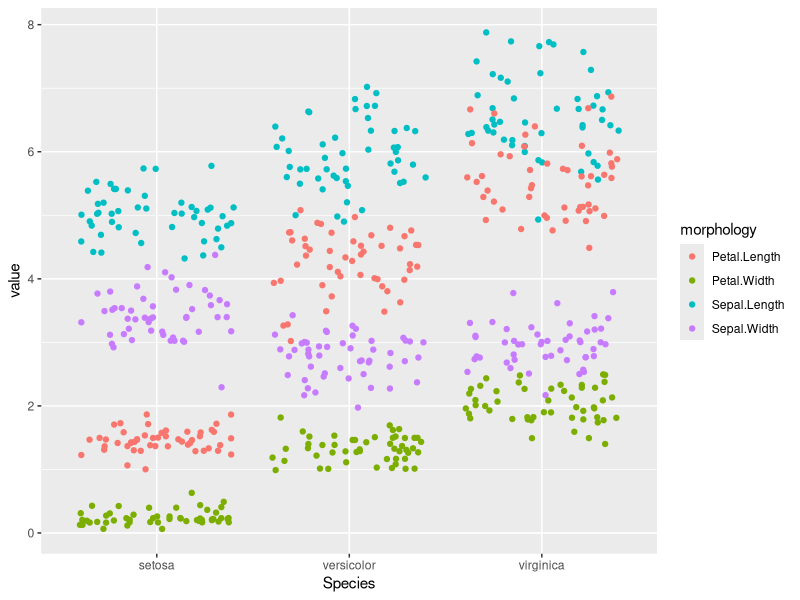
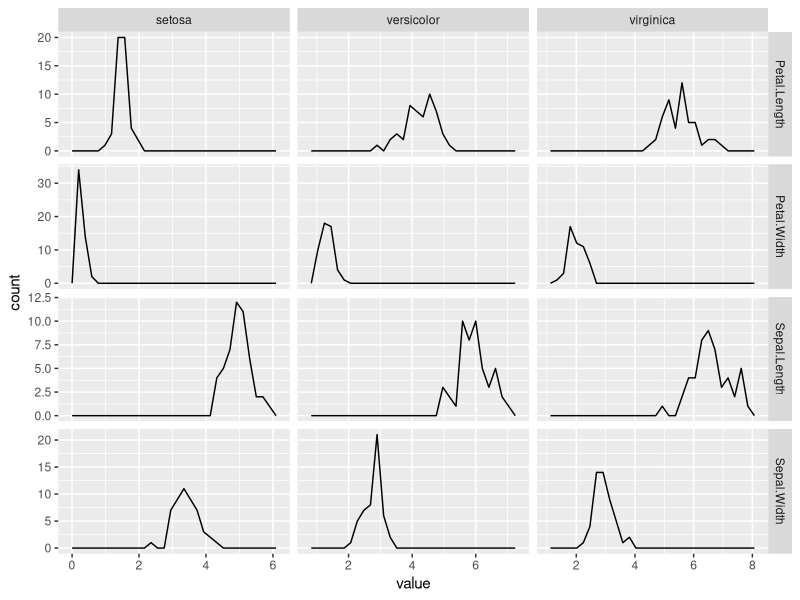
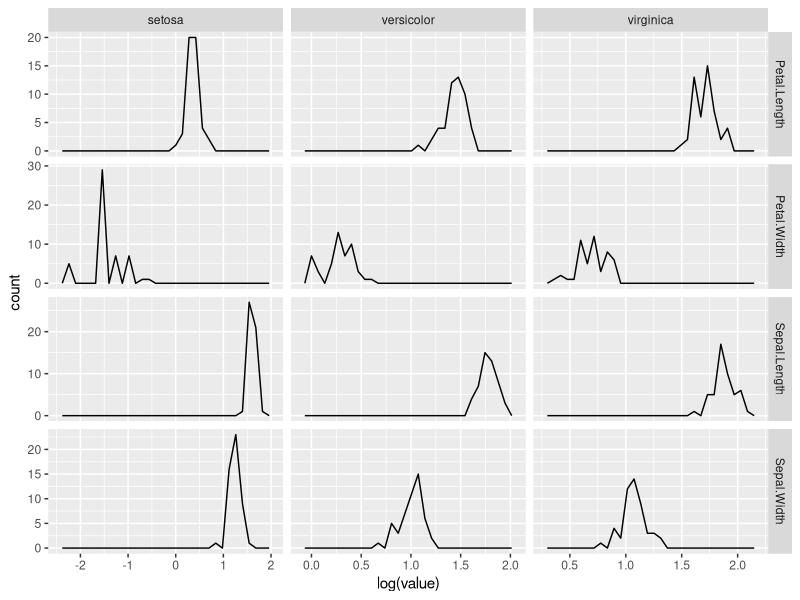
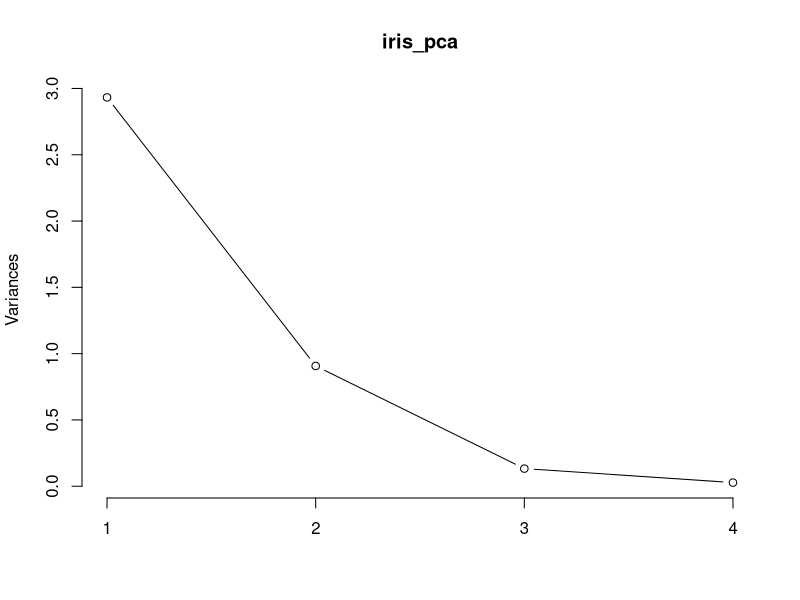
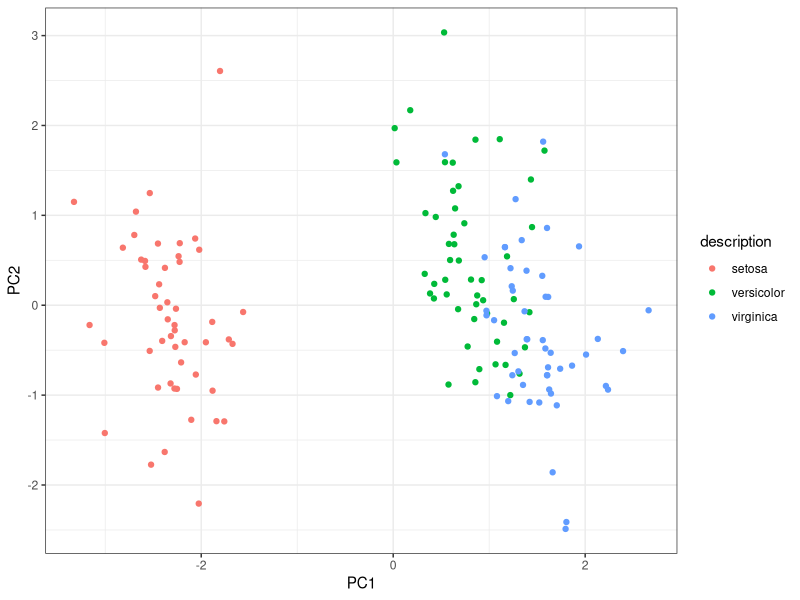
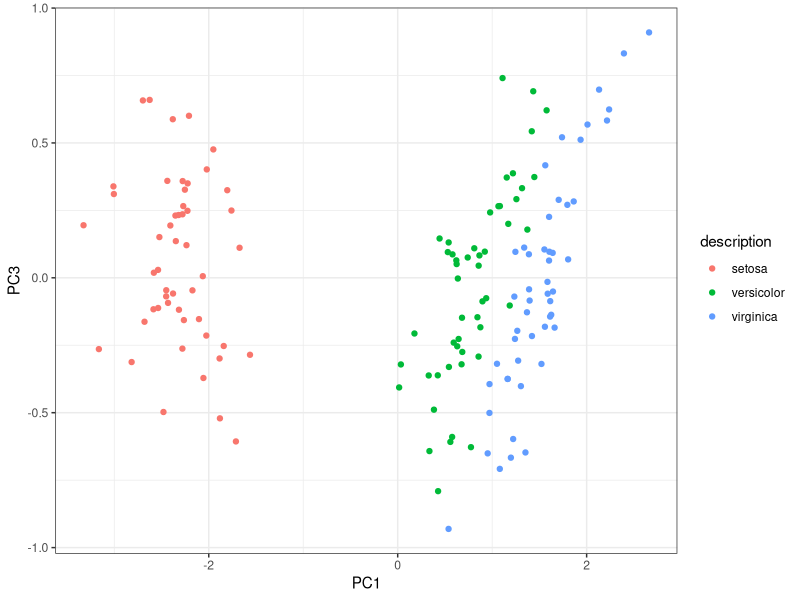
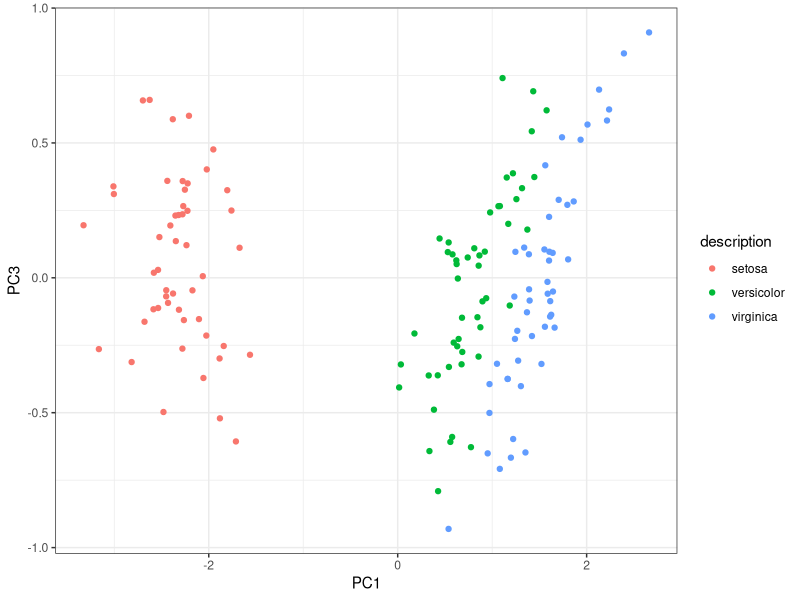

Recreate these plots in R, in order.
## ---- chunk 1
knitr::opts_chunk$set(echo = TRUE)
## ---- chunk 2
library(tidyverse)
## ---- chunk 3
# Load data
data(iris)
iris <- as_tibble(iris)
head(iris, 3)

# Exploratory Data Analysis
sum(is.na(iris))

# reshape and plot with ggplot2
iris %>%
  gather(Sepal.Length:Petal.Width, 
         key = "morphology", value = "value") %>%
  ggplot(aes(x = Species, y = value)) +
  geom_point(aes(colour = morphology), position = "jitter")

## We see some segragation of the morphological characteristics per species, maybe we can use the morphology to classify the species?

## PCA uses an unsupervised algorithm to investigate segregation and clustering of data points

## Let's look at the distributions first
iris %>%
  gather(Sepal.Length:Petal.Width, 
         key = "morphology", value = "value") %>%
  ggplot(aes(x = value)) +
  geom_freqpoly() +
  facet_grid(morphology ~ Species, scales = "free")



# log transform 
log_iris <- log(iris[, 1:4]) ## only numeric variables can be used for PCA
iris_species <- iris[, 5] ## labels

# see transformation effect
iris %>%
  gather(Sepal.Length:Petal.Width, 
         key = "morphology", value = "value") %>%
  ggplot(aes(x = log(value))) +
  geom_freqpoly() +
  facet_grid(morphology ~ Species, scales = "free")

 
# apply PCA - scale. = TRUE is highly 
# advisable, but default is FALSE. 
iris_pca <- prcomp(log_iris,
                 center = TRUE,
                 scale = TRUE) 

iris_pca
# print method
print(iris_pca)

## access data-pca
iris_pca$x

# plot method
plot(iris_pca, type = "l")

# summary method
summary(iris_pca)

# Predict PCs (can be valuable to use PCs in supervised ML)
predict(iris_pca, 
        newdata=tail(log_iris, 2))

# ggplot2 to visualize pca - PC1 vs PC2
as_tibble(iris_pca$x) %>%
  mutate(description = iris_species$Species) %>%
#  separate(description, c('subject', 'time', 'protocol'), sep = '__') %>%
#  mutate(subject = as.numeric(subject)) %>%
#  mutate(subject = as.character(subject)) %>%

ggplot(aes(x = PC1, y = PC2, color = description)) +
  geom_point() +
  theme_bw() 

## ---- chunk 4
as_tibble(iris_pca$x) %>%
  mutate(description = iris_species$Species) %>%
#  separate(description, c('subject', 'time', 'protocol'), sep = '__') %>%
#  mutate(subject = as.numeric(subject)) %>%
#  mutate(subject = as.character(subject)) %>%

ggplot(aes(x = PC1, y = PC3, color = description)) +
  geom_point() +
  theme_bw() 

## ---- chunk 5
as_tibble(iris_pca$x) %>%
  mutate(description = iris_species$Species) %>%
#  separate(description, c('subject', 'time', 'protocol'), sep = '__') %>%
#  mutate(subject = as.numeric(subject)) %>%
#  mutate(subject = as.character(subject)) %>%

ggplot(aes(x = PC1, y = PC3, color = description)) +
  geom_point() +
  theme_bw() 

